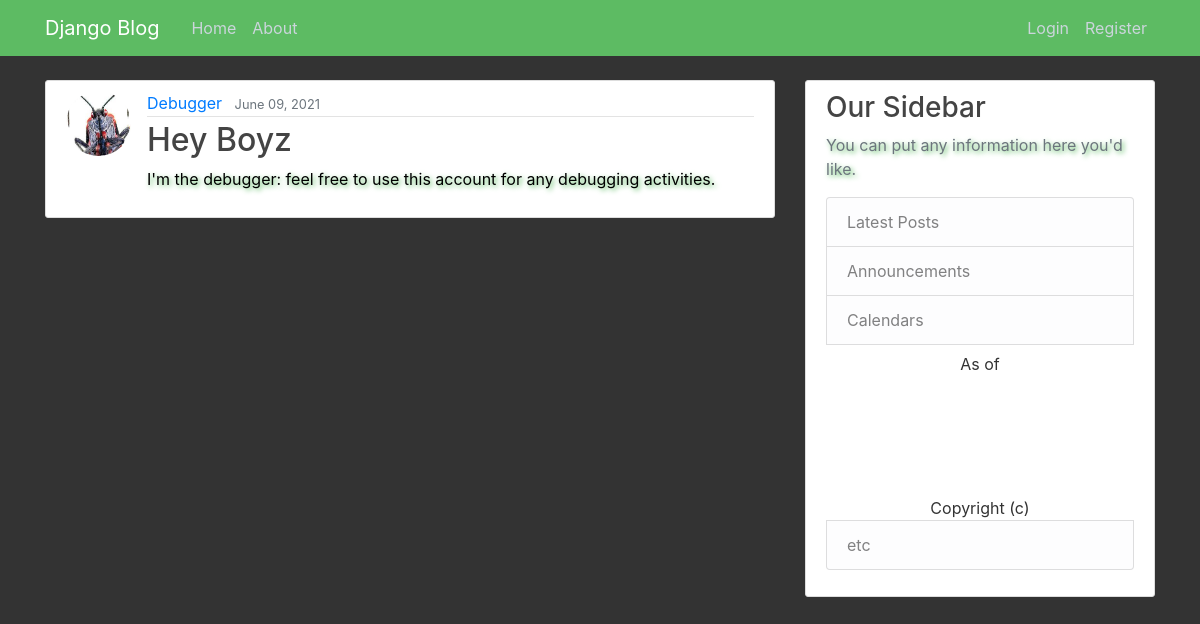
The page /post/29/ on the database its author committed.
### blog/models.py (models this page shows, shortened)
class Post(models.Model):
    title = models.CharField(max_length=100)
    content = models.TextField()
    date_posted = models.DateTimeField(default=timezone.now)
    author = models.ForeignKey(User, on_delete=models.CASCADE)

### users/models.py (models this page shows, shortened)
class Profile(models.Model):
    user = models.OneToOneField(User, on_delete=models.CASCADE)
    image = models.ImageField(default='default.jpg', upload_to='profile_pics')

### blog/views.py (the view)
# urls.py: path('post/<int:pk>/', PostDetailView.as_view(), name='post-detail'),
class PostDetailView(DetailView):
    model = Post

### blog/templates/blog/post_detail.html (shortened to what this page needs)
{% extends "blog/base.html" %}
{% block content %}
  <article class="media content-section">
    <img class="rounded-circle article-img" src="{{ object.author.profile.image.url }}">
    <div class="media-body">
      <div class="article-metadata">
        <a class="mr-2" href="{% url 'user-posts' object.author.username %}">{{ object.author }}</a>
        <small class="text-muted">{{ object.date_posted|date:"F d, Y" }}</small>
      </div>
      <h2 class="article-title">{{ object.title }}</h2>
      <p class="article-content">{{ object.content }}</p>
    </div>
  </article>
{% endblock content %}

### blog/static/blog/main.css (style rules this page uses)
body { background: #333; color: #333333; margin-top: 5rem; }
h1, h2, h3, h4, h5, h6 { color: #444444; }
p { color: black; text-shadow: 2px 2px 5px #5dbb63; }
.content-section { background: #ffffff; padding: 10px 20px; border: 1px solid #dddddd; border-radius: 3px; margin-bottom: 20px; }
.article-title { color: #444444; }
.article-content { white-space: pre-line; }
.article-img { height: 65px; width: 65px; margin-right: 16px; }
.article-metadata { padding-bottom: 1px; margin-bottom: 4px; border-bottom: 1px solid #e3e3e3 }

### rows shown on the page
Post: author.profile.image (picture), author "Debugger", date_posted "June 09, 2021", title "Hey Boyz", content "I'm the debugger: feel free to use this account for any debugging activities."
